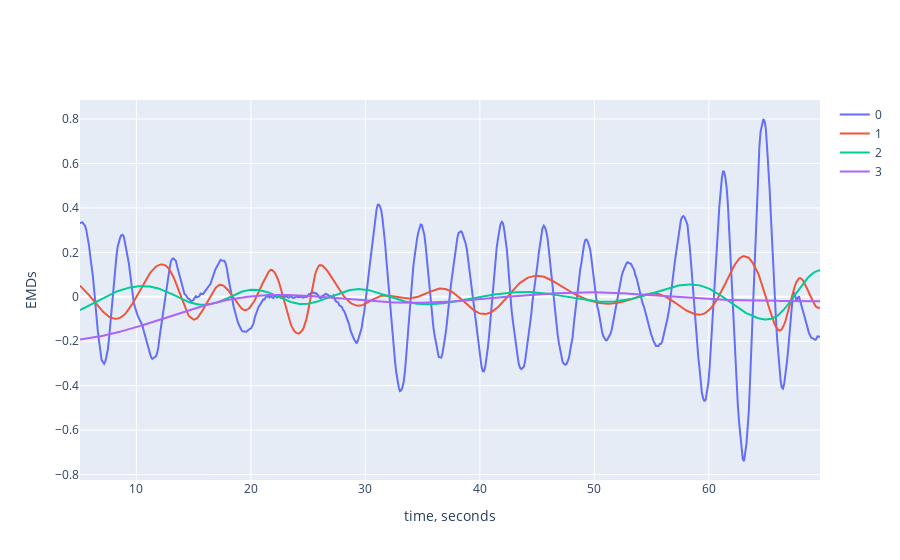
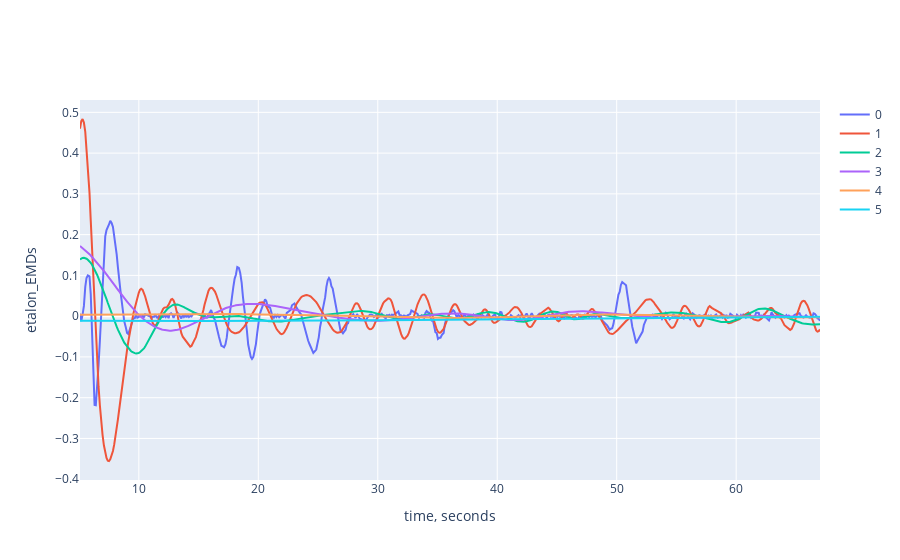

Here is the notebook cell these charts were saved with, in order:
### Code cell
import emd


column = 'cte'

EMDs = emd.sift.sift(current[column].to_numpy())
etalon_EMDs = emd.sift.sift(etalon[column].to_numpy())


fig = go.Figure()
for i in range(EMDs.shape[1]):
    fig.add_trace(go.Scatter(y=EMDs[:, i], x=delta / 10 ** 6, mode="lines", name=i))

fig.update_layout(
    yaxis_title="EMDs", xaxis_title="time, seconds"
)
fig.show()

fig = go.Figure()
for i in range(etalon_EMDs.shape[1]):
    fig.add_trace(go.Scatter(y=etalon_EMDs[:, i], x=delta / 10 ** 6, mode="lines", name=i))

fig.update_layout(
    yaxis_title="etalon_EMDs", xaxis_title="time, seconds"
)
fig.show()

### Figure 1 — Plotly figure (JSON) as saved in the notebook; plotly's stock layout.template omitted (floating-point values rounded to 4 significant figures; data arrays with more than 128 entries replaced by an {"elided": "..."} marker saying what was removed)
{"data": [{"mode": "lines", "name": "0", "type": "scatter", "x": {"elided": "594 float values"}, "y": {"elided": "594 float values"}}, {"mode": "lines", "name": "1", "type": "scatter", "x": {"elided": "594 float values"}, "y": {"elided": "594 float values"}}, {"mode": "lines", "name": "2", "type": "scatter", "x": {"elided": "594 float values"}, "y": {"elided": "594 float values"}}, {"mode": "lines", "name": "3", "type": "scatter", "x": {"elided": "594 float values"}, "y": {"elided": "594 float values"}}], "layout": {"autosize": true, "xaxis": {"autorange": true, "range": [5.075, 69.71], "title": {"text": "time, seconds"}, "type": "linear"}, "yaxis": {"autorange": true, "range": [-0.8243, 0.8855], "title": {"text": "EMDs"}, "type": "linear"}}}

### Figure 2 — Plotly figure (JSON) as saved in the notebook; plotly's stock layout.template omitted (floating-point values rounded to 4 significant figures; data arrays with more than 128 entries replaced by an {"elided": "..."} marker saying what was removed)
{"data": [{"mode": "lines", "name": "0", "type": "scatter", "x": {"elided": "594 float values"}, "y": {"elided": "569 float values"}}, {"mode": "lines", "name": "1", "type": "scatter", "x": {"elided": "594 float values"}, "y": {"elided": "569 float values"}}, {"mode": "lines", "name": "2", "type": "scatter", "x": {"elided": "594 float values"}, "y": {"elided": "569 float values"}}, {"mode": "lines", "name": "3", "type": "scatter", "x": {"elided": "594 float values"}, "y": {"elided": "569 float values"}}, {"mode": "lines", "name": "4", "type": "scatter", "x": {"elided": "594 float values"}, "y": {"elided": "569 float values"}}, {"mode": "lines", "name": "5", "type": "scatter", "x": {"elided": "594 float values"}, "y": {"elided": "569 float values"}}], "layout": {"autosize": true, "xaxis": {"autorange": true, "range": [5.075, 67.02], "title": {"text": "time, seconds"}, "type": "linear"}, "yaxis": {"autorange": true, "range": [-0.4019, 0.5303], "title": {"text": "etalon_EMDs"}, "type": "linear"}}}
